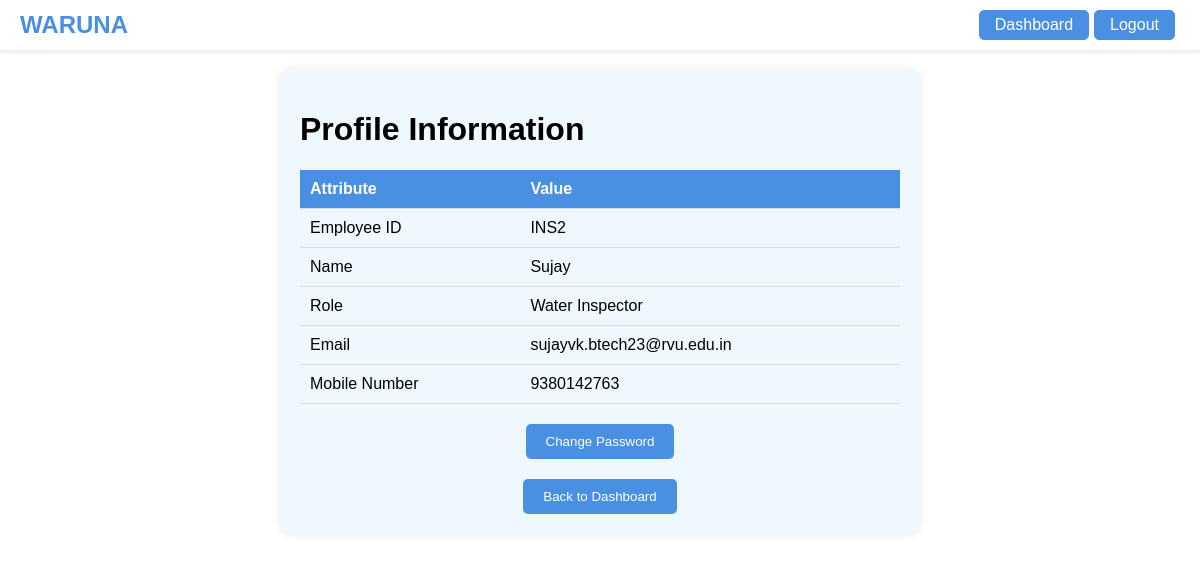
/view_profile (signed in), run on the app's committed database.
### tables this page shows
CREATE TABLE employees
                 (employee_id TEXT PRIMARY KEY, name TEXT, password TEXT, role TEXT,
                 email TEXT, mobile_no TEXT, tasks_reviewed INTEGER DEFAULT 0,
                 tasks_completed INTEGER DEFAULT 0);

### app.py (the view)
@app.route('/view_profile')
def view_profile():
    if 'employee_id' in session:
        employee_id = session['employee_id']
        conn = sqlite3.connect('waruna.db')
        c = conn.cursor()
        c.execute("SELECT employee_id, name, role, email, mobile_no FROM employees WHERE employee_id = ?", (employee_id,))
        profile = c.fetchone()
        conn.close()
        return render_template('view_profile.html', profile=profile)
    flash('Please log in to access this page', 'error')
    return redirect(url_for('login'))

### templates/view_profile.html (shortened to what this page needs)
<!DOCTYPE html>
<html lang="en">
<head>
</head>
<body>
    <nav class="navbar navbar-light">
        <a class="navbar-brand" href="#">WARUNA</a>
        <div class="boxes">
        <div class="login-box"><a class="nav-link" href="/dashboard">Dashboard</a></div>
        <div class="login-box"><a class="nav-link" href="/logout">Logout</a></div>
        </div>
    </nav>
    <div class="container">
        <h1>Profile Information</h1>
        <table>
            <tr>
                <th>Attribute</th>
                <th>Value</th>
            </tr>
            <tr>
                <td>Employee ID</td>
                <td>{{ profile[0] }}</td>
            </tr>
            <tr>
                <td>Name</td>
                <td>{{ profile[1] }}</td>
            </tr>
            <tr>
                <td>Role</td>
                <td>{{ profile[2] }}</td>
            </tr>
            <tr>
                <td>Email</td>
                <td>{{ profile[3] }}</td>
            </tr>
            <tr>
                <td>Mobile Number</td>
                <td>{{ profile[4] }}</td>
            </tr>
        </table>
        <button onclick="location.href='/change_password'" type="button">Change Password</button>
        <button onclick="location.href='/dashboard'" type="button">Back to Dashboard</button>
    </div>
</body>
</html>

### templates/view_profile.html (style rules this page uses)
body { font-family: Arial, sans-serif; margin: 0; padding: 0; }
.navbar { background: rgba(255, 255, 255, 0.8); padding: 10px 20px; display: flex; justify-content: space-between; align-items: center; box-shadow: 0 2px 4px rgba(0, 0, 0, 0.1); }
.navbar-brand { font-weight: bold; color: #4A90E2; text-decoration: none; font-size: 1.5rem; }
.login-box { border: 1px solid #4A90E2; padding: 5px 15px; border-radius: 5px; background: #4A90E2; color: white; margin-right: 5px; }
.login-box a { color: white; text-decoration: none; }
.container { margin: 20px auto; padding: 20px; background-color: #F0F8FF; border-radius: 10px; box-shadow: 0 0 10px rgba(0, 0, 0, 0.1); max-width: 600px; }
table { width: 100%; border-collapse: collapse; margin-bottom: 20px; }
th, td { padding: 10px; border-bottom: 1px solid #ddd; text-align: left; }
th { background-color: #4A90E2; color: white; }
button { display: block; margin: 0 auto; margin-top: 20px; padding: 10px 20px; background-color: #4A90E2; color: white; border: none; border-radius: 5px; cursor: pointer; transition: background-color 0.3s ease; }
.boxes { display: flex; }

### data on the page
employees: employee_id "INS2", name "Sujay", role "Water Inspector", email "sujayvk.btech23@rvu.edu.in", mobile_no "9380142763"
